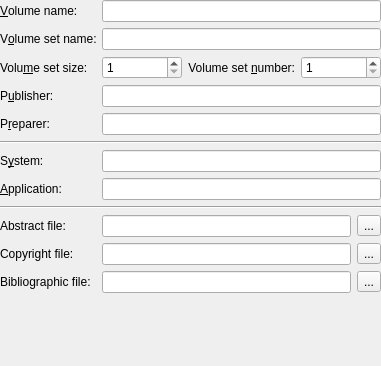
<?xml version="1.0" encoding="UTF-8"?>
<ui version="4.0">
 <author>Sebastian Trueg</author>
 <class>base_K3bDataVolumeDescWidget</class>
 <widget class="QWidget" name="base_K3bDataVolumeDescWidget">
  <property name="geometry">
   <rect>
    <x>0</x>
    <y>0</y>
    <width>381</width>
    <height>366</height>
   </rect>
  </property>
  <property name="windowTitle">
   <string>Volume Descriptor</string>
  </property>
  <layout class="QGridLayout">
   <property name="margin">
    <number>0</number>
   </property>
   <property name="spacing">
    <number>6</number>
   </property>
   <item row="0" column="1">
    <widget class="QLineEdit" name="m_editVolumeName">
     <property name="maxLength">
      <number>32</number>
     </property>
    </widget>
   </item>
   <item row="1" column="1">
    <widget class="QLineEdit" name="m_editVolumeSetName">
     <property name="maxLength">
      <number>128</number>
     </property>
    </widget>
   </item>
   <item row="1" column="0">
    <widget class="QLabel" name="TextLabel2">
     <property name="text">
      <string>V&amp;olume set name:</string>
     </property>
     <property name="wordWrap">
      <bool>false</bool>
     </property>
     <property name="buddy">
      <cstring>m_editVolumeSetName</cstring>
     </property>
    </widget>
   </item>
   <item row="0" column="0">
    <widget class="QLabel" name="TextLabel1">
     <property name="text">
      <string>&amp;Volume name:</string>
     </property>
     <property name="wordWrap">
      <bool>false</bool>
     </property>
     <property name="buddy">
      <cstring>m_editVolumeName</cstring>
     </property>
    </widget>
   </item>
   <item row="3" column="1">
    <widget class="QLineEdit" name="m_editPublisher">
     <property name="maxLength">
      <number>128</number>
     </property>
    </widget>
   </item>
   <item row="4" column="1">
    <widget class="QLineEdit" name="m_editPreparer">
     <property name="maxLength">
      <number>128</number>
     </property>
    </widget>
   </item>
   <item row="4" column="0">
    <widget class="QLabel" name="TextLabel4">
     <property name="text">
      <string>P&amp;reparer:</string>
     </property>
     <property name="wordWrap">
      <bool>false</bool>
     </property>
     <property name="buddy">
      <cstring>m_editPreparer</cstring>
     </property>
    </widget>
   </item>
   <item row="3" column="0">
    <widget class="QLabel" name="TextLabel3">
     <property name="text">
      <string>P&amp;ublisher:</string>
     </property>
     <property name="wordWrap">
      <bool>false</bool>
     </property>
     <property name="buddy">
      <cstring>m_editPublisher</cstring>
     </property>
    </widget>
   </item>
   <item row="2" column="0">
    <widget class="QLabel" name="textLabel1">
     <property name="text">
      <string>Volu&amp;me set size:</string>
     </property>
     <property name="wordWrap">
      <bool>false</bool>
     </property>
     <property name="buddy">
      <cstring>m_spinVolumeSetSize</cstring>
     </property>
    </widget>
   </item>
   <item row="2" column="1">
    <layout class="QHBoxLayout">
     <item>
      <widget class="QSpinBox" name="m_spinVolumeSetSize">
       <property name="specialValueText">
        <string/>
       </property>
       <property name="minimum">
        <number>1</number>
       </property>
       <property name="value">
        <number>1</number>
       </property>
      </widget>
     </item>
     <item>
      <widget class="QLabel" name="textLabel2">
       <property name="text">
        <string>Volume set &amp;number:</string>
       </property>
       <property name="alignment">
        <set>Qt::AlignRight|Qt::AlignTrailing|Qt::AlignVCenter</set>
       </property>
       <property name="wordWrap">
        <bool>false</bool>
       </property>
       <property name="buddy">
        <cstring>m_spinVolumeSetNumber</cstring>
       </property>
      </widget>
     </item>
     <item>
      <widget class="QSpinBox" name="m_spinVolumeSetNumber">
       <property name="specialValueText">
        <string/>
       </property>
       <property name="minimum">
        <number>1</number>
       </property>
       <property name="maximum">
        <number>2</number>
       </property>
       <property name="value">
        <number>1</number>
       </property>
      </widget>
     </item>
    </layout>
   </item>
   <item row="6" column="0">
    <widget class="QLabel" name="TextLabel5">
     <property name="text">
      <string>S&amp;ystem:</string>
     </property>
     <property name="wordWrap">
      <bool>false</bool>
     </property>
     <property name="buddy">
      <cstring>m_editSystem</cstring>
     </property>
    </widget>
   </item>
   <item row="6" column="1">
    <widget class="QLineEdit" name="m_editSystem">
     <property name="maxLength">
      <number>32</number>
     </property>
    </widget>
   </item>
   <item row="7" column="0">
    <widget class="QLabel" name="TextLabel6">
     <property name="text">
      <string>&amp;Application:</string>
     </property>
     <property name="wordWrap">
      <bool>false</bool>
     </property>
     <property name="buddy">
      <cstring>m_editApplication</cstring>
     </property>
    </widget>
   </item>
   <item row="12" column="1">
    <spacer name="Spacer1">
     <property name="orientation">
      <enum>Qt::Vertical</enum>
     </property>
     <property name="sizeType">
      <enum>QSizePolicy::Expanding</enum>
     </property>
     <property name="sizeHint" stdset="0">
      <size>
       <width>20</width>
       <height>0</height>
      </size>
     </property>
    </spacer>
   </item>
   <item row="5" column="0" colspan="2">
    <widget class="Line" name="line1">
     <property name="frameShape">
      <enum>QFrame::HLine</enum>
     </property>
     <property name="frameShadow">
      <enum>QFrame::Sunken</enum>
     </property>
    </widget>
   </item>
   <item row="7" column="1">
    <widget class="QLineEdit" name="m_editApplication">
     <property name="maxLength">
      <number>128</number>
     </property>
    </widget>
   </item>
   <item row="11" column="1">
    <layout class="QHBoxLayout">
     <item>
      <widget class="QLineEdit" name="m_editBiblio">
       <property name="maxLength">
        <number>37</number>
       </property>
      </widget>
     </item>
     <item>
      <widget class="QToolButton" name="m_buttonFindBiblio">
       <property name="toolTip">
        <string>Select a bibliographic file from the project</string>
       </property>
       <property name="text">
        <string>...</string>
       </property>
      </widget>
     </item>
    </layout>
   </item>
   <item row="9" column="1">
    <layout class="QHBoxLayout">
     <item>
      <widget class="QLineEdit" name="m_editAbstract">
       <property name="maxLength">
        <number>37</number>
       </property>
      </widget>
     </item>
     <item>
      <widget class="QToolButton" name="m_buttonFindAbstract">
       <property name="toolTip">
        <string>Select an abstract file from the project</string>
       </property>
       <property name="text">
        <string>...</string>
       </property>
      </widget>
     </item>
    </layout>
   </item>
   <item row="10" column="1">
    <layout class="QHBoxLayout">
     <item>
      <widget class="QLineEdit" name="m_editCopyright">
       <property name="maxLength">
        <number>37</number>
       </property>
      </widget>
     </item>
     <item>
      <widget class="QToolButton" name="m_buttonFindCopyright">
       <property name="toolTip">
        <string>Select a copyright file from the project</string>
       </property>
       <property name="text">
        <string>...</string>
       </property>
      </widget>
     </item>
    </layout>
   </item>
   <item row="9" column="0">
    <widget class="QLabel" name="textLabel1_2">
     <property name="text">
      <string>Abstract file:</string>
     </property>
     <property name="wordWrap">
      <bool>false</bool>
     </property>
    </widget>
   </item>
   <item row="10" column="0">
    <widget class="QLabel" name="textLabel2_2">
     <property name="text">
      <string>Copyright file:</string>
     </property>
     <property name="wordWrap">
      <bool>false</bool>
     </property>
    </widget>
   </item>
   <item row="11" column="0">
    <widget class="QLabel" name="textLabel3">
     <property name="text">
      <string>Bibliographic file:</string>
     </property>
     <property name="wordWrap">
      <bool>false</bool>
     </property>
    </widget>
   </item>
   <item row="8" column="0" colspan="2">
    <widget class="Line" name="line1_2">
     <property name="frameShape">
      <enum>QFrame::HLine</enum>
     </property>
     <property name="frameShadow">
      <enum>QFrame::Sunken</enum>
     </property>
    </widget>
   </item>
  </layout>
 </widget>
 <tabstops>
  <tabstop>m_editVolumeName</tabstop>
  <tabstop>m_editVolumeSetName</tabstop>
  <tabstop>m_spinVolumeSetSize</tabstop>
  <tabstop>m_spinVolumeSetNumber</tabstop>
  <tabstop>m_editPublisher</tabstop>
  <tabstop>m_editPreparer</tabstop>
  <tabstop>m_editSystem</tabstop>
  <tabstop>m_editApplication</tabstop>
  <tabstop>m_editAbstract</tabstop>
  <tabstop>m_buttonFindAbstract</tabstop>
  <tabstop>m_editCopyright</tabstop>
  <tabstop>m_buttonFindCopyright</tabstop>
  <tabstop>m_editBiblio</tabstop>
  <tabstop>m_buttonFindBiblio</tabstop>
 </tabstops>
 <resources/>
 <connections/>
</ui>
